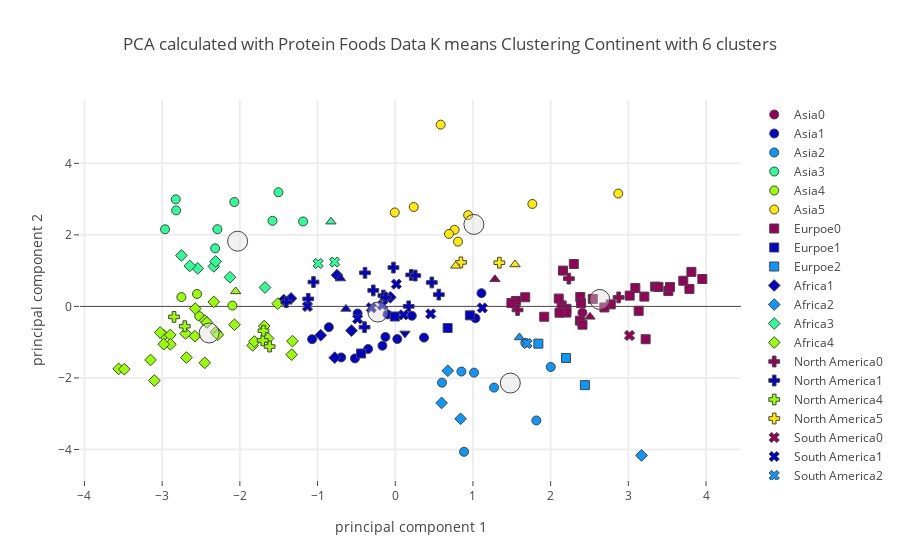

Write notebook code for a chart like this one.
### Code cell
# Calling plotly function 
plot_plotly(protein_group_df,"Continent",continent_centers,6,"Protein Foods",'')

### Figure 1 — Plotly figure (JSON) as saved in the notebook; plotly's stock layout.template omitted (floating-point values rounded to 4 significant figures)
{"data": [{"marker": {"color": "rgb(150,0,90)", "line": {"width": 1}, "size": 9, "symbol": 0}, "mode": "markers", "name": "Asia0", "text": ["Israel"], "type": "scatter", "uid": "5cff388f-ff1f-4071-954f-1cae01f00d6b", "x": [2.409], "y": [-0.1767]}, {"marker": {"color": "rgb(0,0,200)", "line": {"width": 1}, "size": 9, "symbol": 0}, "mode": "markers", "name": "Asia1", "text": ["Afghanistan", "Cyprus", "Georgia", "Iran (Islamic Republic of)", "Iraq", "Jordan", "Kuwait", "Lebanon", "Oman", "Pakistan", "Saudi Arabia", "Tajikistan", "United Arab Emirates", "Yemen"], "type": "scatter", "uid": "b5b4a01f-2915-4fef-a8cb-7d80eb54d54b", "x": [-0.5187, 1.11, 0.3701, -0.1651, -0.4844, 0.0263, 1.033, -0.1268, 0.2132, -0.3491, -0.1002, -0.6961, -0.8549, -1.07], "y": [-1.455, 0.3705, -0.8717, -1.099, -0.1994, -0.9124, -0.3314, -0.8537, -0.2613, -1.19, -0.2242, -1.426, -0.5811, -0.9182]}, {"marker": {"color": "rgb(10,152,255)", "line": {"width": 1}, "size": 9, "symbol": 0}, "mode": "markers", "name": "Asia2", "text": ["Armenia", "Azerbaijan", "Kazakhstan", "Kyrgyzstan", "Mongolia", "Turkey", "Turkmenistan", "Uzbekistan"], "type": "scatter", "uid": "05311bb7-7df0-48a2-a565-91720d476a6d", "x": [1.674, 1.272, 2.001, 0.6016, 0.8852, 0.8515, 1.816, 1.014], "y": [-1.018, -2.269, -1.694, -2.133, -4.063, -1.821, -3.189, -1.852]}, {"marker": {"color": "rgb(44,255,150)", "line": {"width": 1}, "size": 9, "symbol": 0}, "mode": "markers", "name": "Asia3", "text": ["Bangladesh", "Cambodia", "Indonesia", "Lao People's Democratic Republic", "Myanmar", "Philippines", "Sri Lanka", "Thailand", "Viet Nam"], "type": "scatter", "uid": "6edfa0b7-01e5-4dd3-be54-786e002b12a0", "x": [-2.963, -2.825, -2.289, -2.82, -2.071, -1.58, -2.318, -1.186, -1.503], "y": [2.156, 2.993, 2.157, 2.683, 2.918, 2.392, 1.623, 2.374, 3.192]}, {"marker": {"color": "rgb(151,255,0)", "line": {"width": 1}, "size": 9, "symbol": 0}, "mode": "markers", "name": "Asia4", "text": ["Democratic People's Republic of Korea", "India", "Nepal", "Timor-Leste"], "type": "scatter", "uid": "e0bfbae7-4667-4950-9380-6100bb8a619b", "x": [-2.551, -2.096, -2.523, -2.752], "y": [0.3475, 0.02439, -0.2714, 0.2607]}, {"marker": {"color": "rgb(255,234,0)", "line": {"width": 1}, "size": 9, "symbol": 0}, "mode": "markers", "name": "Asia5", "text": ["Brunei Darussalam", "China, Hong Kong SAR", "China, Macao SAR", "China, mainland", "China, Taiwan Province of", "Japan", "Malaysia", "Maldives", "Republic of Korea"], "type": "scatter", "uid": "4be40e42-05a7-449f-86b1-c82d5afed44c", "x": [0.7641, 2.87, 1.765, 0.8072, 0.6916, 0.9381, -0.006129, 0.5844, 0.2378], "y": [2.142, 3.155, 2.865, 1.811, 2.027, 2.551, 2.627, 5.082, 2.779]}, {"marker": {"color": "rgb(150,0,90)", "line": {"width": 1}, "size": 9, "symbol": 1}, "mode": "markers", "name": "Eurpoe0", "text": ["Austria", "Belarus", "Belgium", "Croatia", "Czechia", "Denmark", "Estonia", "Finland", "France", "Germany", "Hungary", "Iceland", "Ireland", "Italy", "Latvia", "Lithuania", "Luxembourg", "Malta", "Montenegro", "Netherlands", "Norway", "Poland", "Portugal", "Russian Federation", "Slovakia", "Slovenia", "Spain", "Sweden", "Switzerland", "Ukraine", "United Kingdom"], "type": "scatter", "uid": "ee0768a3-bf46-48f5-8bcf-d302f37e572c", "x": [3.345, 3.952, 2.141, 1.553, 2.381, 3.387, 3.223, 3.786, 2.774, 3.09, 1.673, 3.017, 2.377, 2.392, 3.133, 3.812, 3.206, 2.104, 2.41, 3.515, 2.543, 3.707, 2.159, 2.692, 1.495, 1.917, 2.298, 3.536, 2.203, 2.203, 2.114], "y": [0.554, 0.7652, 0.027, 0.1516, 0.2632, 0.5441, -0.9178, 0.4882, 0.05658, 0.5125, 0.2556, 0.3014, -0.3982, 0.09001, -0.1242, 0.9653, 0.2745, 0.2191, -0.5105, 0.4291, 0.2094, 0.7168, 1.001, -0.02923, 0.09486, -0.2896, 1.185, 0.5399, -0.0672, -0.1715, -0.1765]}, {"marker": {"color": "rgb(0,0,200)", "line": {"width": 1}, "size": 9, "symbol": 1}, "mode": "markers", "name": "Eurpoe1", "text": ["Bosnia and Herzegovina", "Bulgaria", "Republic of Moldova", "Serbia"], "type": "scatter", "uid": "eb22acc8-0d8a-4e59-961e-8242c6bcf065", "x": [-0.4398, 0.9604, -0.005578, 0.6741], "y": [-1.316, -0.2496, -0.2823, -0.6027]}, {"marker": {"color": "rgb(10,152,255)", "line": {"width": 1}, "size": 9, "symbol": 1}, "mode": "markers", "name": "Eurpoe2", "text": ["Albania", "Greece", "Romania"], "type": "scatter", "uid": "4e1d7ae5-c9f3-4876-8b7e-11a3747129dc", "x": [2.441, 2.198, 1.842], "y": [-2.2, -1.441, -1.041]}, {"marker": {"color": "rgb(44,255,150)", "line": {"width": 1}, "size": 9, "symbol": 1}, "mode": "markers", "name": "Eurpoe3", "text": [], "type": "scatter", "uid": "fef471b9-5bb4-4439-ba3c-cca020115dad", "x": [], "y": []}, {"marker": {"color": "rgb(151,255,0)", "line": {"width": 1}, "size": 9, "symbol": 1}, "mode": "markers", "name": "Eurpoe4", "text": [], "type": "scatter", "uid": "bdf7a616-7777-4d77-b1b1-cf7a0b862231", "x": [], "y": []}, {"marker": {"color": "rgb(255,234,0)", "line": {"width": 1}, "size": 9, "symbol": 1}, "mode": "markers", "name": "Eurpoe5", "text": [], "type": "scatter", "uid": "6c4bf22e-a139-4a6c-ad8c-3be45beff4d0", "x": [], "y": []}, {"marker": {"color": "rgb(150,0,90)", "line": {"width": 1}, "size": 9, "symbol": 2}, "mode": "markers", "name": "Africa0", "text": [], "type": "scatter", "uid": "06a38be9-362b-473c-9b04-828f34a59fa1", "x": [], "y": []}, {"marker": {"color": "rgb(0,0,200)", "line": {"width": 1}, "size": 9, "symbol": 2}, "mode": "markers", "name": "Africa1", "text": ["Congo (note no data in Food suppley tables for DRC)", "Egypt", "Gabon", "Mauritania", "Mauritius", "Sao Tome and Principe", "South Africa"], "type": "scatter", "uid": "76db19c8-f52f-4196-9c93-290dca460bc3", "x": [-1.436, -0.9592, -0.7501, -0.779, -0.06329, -1.341, -0.5635], "y": [0.1791, -0.8056, 0.8739, -1.433, 0.2543, 0.2232, -0.6771]}, {"marker": {"color": "rgb(10,152,255)", "line": {"width": 1}, "size": 9, "symbol": 2}, "mode": "markers", "name": "Africa2", "text": ["Algeria", "Morocco", "Sudan", "Tunisia"], "type": "scatter", "uid": "1da68af5-a0ef-4fbe-a92a-9389fbf66bda", "x": [0.5966, 0.8407, 3.17, 0.6763], "y": [-2.699, -3.143, -4.165, -1.799]}, {"marker": {"color": "rgb(44,255,150)", "line": {"width": 1}, "size": 9, "symbol": 2}, "mode": "markers", "name": "Africa3", "text": ["Gambia", "Guinea", "Guinea-Bissau", "Liberia", "Madagascar", "Senegal", "Sierra Leone"], "type": "scatter", "uid": "7cc54584-ade3-44bf-8731-50a7df4be59a", "x": [-1.676, -2.543, -2.336, -2.313, -2.645, -2.127, -2.752], "y": [0.5279, 1.063, 1.119, 1.255, 1.132, 0.8148, 1.424]}, {"marker": {"color": "rgb(151,255,0)", "line": {"width": 1}, "size": 9, "symbol": 2}, "mode": "markers", "name": "Africa4", "text": ["Angola", "Benin", "Botswana", "Burkina Faso", "Cabo Verde", "Cameroon", "Central African Republic", "Chad", "CÃƒÂ´te d'Ivoire", "Djibouti", "Ethiopia", "Ghana", "Kenya", "Lesotho", "Malawi", "Mali", "Mozambique", "Namibia", "Niger", "Nigeria", "Rwanda", "Eswatini", "Togo", "Uganda", "United Republic of Tanzania", "Zambia", "Zimbabwe"], "type": "scatter", "uid": "1fb57a74-7290-48fc-be6f-4406d266221e", "x": [-1.687, -2.574, -1.323, -2.699, -1.512, -2.979, -1.835, -2.069, -2.336, -1.333, -2.688, -2.45, -2.452, -3.101, -3.56, -2.307, -2.895, -1.637, -3.15, -2.424, -3.487, -1.813, -3.025, -2.894, -2.979, -2.579, -2.284], "y": [-0.5484, -0.06102, -0.9707, -0.7571, 0.0766, -0.8051, -1.09, -0.5123, 0.1268, -1.349, -1.43, -0.3964, -1.577, -2.072, -1.746, -0.72, -0.7983, -0.8966, -1.497, -0.4495, -1.755, -0.9804, -0.7302, -1.059, -1.056, -0.8321, -0.7922]}, {"marker": {"color": "rgb(255,234,0)", "line": {"width": 1}, "size": 9, "symbol": 2}, "mode": "markers", "name": "Africa5", "text": [], "type": "scatter", "uid": "63030c97-60cc-4a7c-874a-0d4605dcb959", "x": [], "y": []}, {"marker": {"color": "rgb(150,0,90)", "line": {"width": 1}, "size": 9, "symbol": 3}, "mode": "markers", "name": "North America0", "text": ["Bermuda", "Canada", "United States of America"], "type": "scatter", "uid": "c59a3212-29bd-42da-bfa3-f33ef0644f0c", "x": [2.234, 1.574, 2.875], "y": [0.7769, -0.1001, 0.2513]}, {"marker": {"color": "rgb(0,0,200)", "line": {"width": 1}, "size": 9, "symbol": 3}, "mode": "markers", "name": "North America1", "text": ["Barbados", "Belize", "Costa Rica", "Cuba", "Dominica", "Dominican Republic", "Grenada", "Jamaica", "Mexico", "Panama", "Saint Kitts and Nevis", "Saint Lucia", "Saint Vincent and the Grenadines", "Trinidad and Tobago"], "type": "scatter", "uid": "06193fe5-0290-414c-b714-7997454760d5", "x": [0.5605, -1.12, -0.1526, -1.402, 0.1727, -1.052, 0.2056, -0.2827, -0.3953, -0.3891, -0.02307, 0.4704, 0.258, -0.1237], "y": [0.3292, 0.2099, 0.3033, 0.118, 0.002044, 0.6811, 0.8799, 0.4469, -0.5807, 0.9398, 1.085, 0.6694, 0.8627, 0.245]}, {"marker": {"color": "rgb(10,152,255)", "line": {"width": 1}, "size": 9, "symbol": 3}, "mode": "markers", "name": "North America2", "text": [], "type": "scatter", "uid": "3a8593d6-cd71-488e-936e-3c24aa7a42b5", "x": [], "y": []}, {"marker": {"color": "rgb(44,255,150)", "line": {"width": 1}, "size": 9, "symbol": 3}, "mode": "markers", "name": "North America3", "text": [], "type": "scatter", "uid": "5e1f3cd4-eedd-44c1-8842-8a0efbab2198", "x": [], "y": []}, {"marker": {"color": "rgb(151,255,0)", "line": {"width": 1}, "size": 9, "symbol": 3}, "mode": "markers", "name": "North America4", "text": ["El Salvador", "Guatemala", "Haiti", "Honduras", "Nicaragua"], "type": "scatter", "uid": "7ed3312e-9832-4e59-9e25-0b674b9d1b0c", "x": [-1.617, -1.706, -2.847, -1.696, -2.709], "y": [-1.122, -0.949, -0.2932, -0.6803, -0.5538]}, {"marker": {"color": "rgb(255,234,0)", "line": {"width": 1}, "size": 9, "symbol": 3}, "mode": "markers", "name": "North America5", "text": ["Antigua and Barbuda", "Bahamas"], "type": "scatter", "uid": "1e15bce5-fbac-44c4-98c7-6a96ef19a221", "x": [0.8453, 1.34], "y": [1.231, 1.221]}, {"marker": {"color": "rgb(150,0,90)", "line": {"width": 1}, "size": 9, "symbol": 4}, "mode": "markers", "name": "South America0", "text": ["Argentina"], "type": "scatter", "uid": "bde19fa0-622c-4ba3-9e3c-c9cb4126d2a6", "x": [3.015], "y": [-0.8129]}, {"marker": {"color": "rgb(0,0,200)", "line": {"width": 1}, "size": 9, "symbol": 4}, "mode": "markers", "name": "South America1", "text": ["Bolivia (Plurinational State of)", "Brazil", "Chile", "Colombia", "Ecuador", "Paraguay", "Peru", "Venezuela (Bolivarian Republic of)"], "type": "scatter", "uid": "0f98eea1-46a6-41e2-a0b5-6a6391f95a96", "x": [-0.4843, 0.4567, 1.12, -0.3074, 0.01381, 0.1062, -1.13, -0.165], "y": [-0.3477, -0.2102, -0.04205, -0.03675, 0.6222, -0.2359, -0.003202, 0.03305]}, {"marker": {"color": "rgb(10,152,255)", "line": {"width": 1}, "size": 9, "symbol": 4}, "mode": "markers", "name": "South America2", "text": ["Uruguay"], "type": "scatter", "uid": "7deabd1a-e737-4e50-beb4-19e7fe6747ec", "x": [1.695], "y": [-1.035]}, {"marker": {"color": "rgb(44,255,150)", "line": {"width": 1}, "size": 9, "symbol": 4}, "mode": "markers", "name": "South America3", "text": ["Guyana", "Suriname"], "type": "scatter", "uid": "76cda856-bf63-420b-9c64-9c6390cac8b5", "x": [-0.992, -0.7798], "y": [1.2, 1.24]}, {"marker": {"color": "rgb(151,255,0)", "line": {"width": 1}, "size": 9, "symbol": 4}, "mode": "markers", "name": "South America4", "text": [], "type": "scatter", "uid": "308945c9-62a7-47a9-948f-4c0b33a9e157", "x": [], "y": []}, {"marker": {"color": "rgb(255,234,0)", "line": {"width": 1}, "size": 9, "symbol": 4}, "mode": "markers", "name": "South America5", "text": [], "type": "scatter", "uid": "954ef035-910e-4023-962e-b3233c6bacc1", "x": [], "y": []}, {"marker": {"color": "rgb(150,0,90)", "line": {"width": 1}, "size": 9, "symbol": 5}, "mode": "markers", "name": "Australia0", "text": ["Australia", "New Caledonia"], "type": "scatter", "uid": "21ed24e5-caa2-4396-9b48-3e4a237f3568", "x": [2.506, 1.283], "y": [-0.2917, 0.7575]}, {"marker": {"color": "rgb(0,0,200)", "line": {"width": 1}, "size": 9, "symbol": 5}, "mode": "markers", "name": "Australia1", "text": ["Fiji", "Vanuatu"], "type": "scatter", "uid": "26a44f71-2b30-435d-bf93-ecdc97f6f515", "x": [-0.6347, -0.7034], "y": [-0.07026, 0.7783]}, {"marker": {"color": "rgb(10,152,255)", "line": {"width": 1}, "size": 9, "symbol": 5}, "mode": "markers", "name": "Australia2", "text": ["New Zealand"], "type": "scatter", "uid": "e297ab0a-a3b2-414a-9039-dce6e8b973e4", "x": [1.598], "y": [-0.8674]}, {"marker": {"color": "rgb(44,255,150)", "line": {"width": 1}, "size": 9, "symbol": 5}, "mode": "markers", "name": "Australia3", "text": ["Kiribati"], "type": "scatter", "uid": "17ed27fb-ee36-4cf5-9cca-d350ed89f569", "x": [-0.8278], "y": [2.369]}, {"marker": {"color": "rgb(151,255,0)", "line": {"width": 1}, "size": 9, "symbol": 5}, "mode": "markers", "name": "Australia4", "text": ["Solomon Islands"], "type": "scatter", "uid": "c474a170-13de-4316-84c4-c68abe00f8b9", "x": [-2.054], "y": [0.4198]}, {"marker": {"color": "rgb(255,234,0)", "line": {"width": 1}, "size": 9, "symbol": 5}, "mode": "markers", "name": "Australia5", "text": ["French Polynesia", "Samoa"], "type": "scatter", "uid": "f82207ec-87d5-42e4-9519-349c211e169f", "x": [1.541, 0.778], "y": [1.173, 1.134]}, {"marker": {"color": "rgb(150,0,90)", "line": {"width": 1}, "size": 9, "symbol": 6}, "mode": "markers", "name": "Europe0", "text": [], "type": "scatter", "uid": "dc0da026-e0a2-46b0-b25f-0275c71fe2a0", "x": [], "y": []}, {"marker": {"color": "rgb(0,0,200)", "line": {"width": 1}, "size": 9, "symbol": 6}, "mode": "markers", "name": "Europe1", "text": ["North Macedonia"], "type": "scatter", "uid": "e73aacf7-d261-4a08-8a2c-e4ef21a082a3", "x": [0.1249], "y": [-0.7541]}, {"marker": {"color": "rgb(10,152,255)", "line": {"width": 1}, "size": 9, "symbol": 6}, "mode": "markers", "name": "Europe2", "text": [], "type": "scatter", "uid": "9b99b79b-a995-45a2-a128-6ef2ea86b4a2", "x": [], "y": []}, {"marker": {"color": "rgb(44,255,150)", "line": {"width": 1}, "size": 9, "symbol": 6}, "mode": "markers", "name": "Europe3", "text": [], "type": "scatter", "uid": "fabe3a02-8208-4ae6-8766-da9811e212f6", "x": [], "y": []}, {"marker": {"color": "rgb(151,255,0)", "line": {"width": 1}, "size": 9, "symbol": 6}, "mode": "markers", "name": "Europe4", "text": [], "type": "scatter", "uid": "ed4d1ca2-e04b-4327-ba85-991b96987e3f", "x": [], "y": []}, {"marker": {"color": "rgb(255,234,0)", "line": {"width": 1}, "size": 9, "symbol": 6}, "mode": "markers", "name": "Europe5", "text": [], "type": "scatter", "uid": "ca28d235-0e00-4996-9d63-24019d17a851", "x": [], "y": []}, {"marker": {"color": "rgba(220, 220, 220, .4)", "line": {"width": 1}, "size": 20}, "mode": "markers", "name": "Center", "type": "scatter", "uid": "0633d28e-f0c5-48d5-99b4-64141b4fe2bd", "x": [2.632, -0.2239, 1.481, -2.029, -2.395, 1.012], "y": [0.1938, -0.1573, -2.143, 1.823, -0.7432, 2.292]}], "layout": {"hovermode": "closest", "showlegend": true, "title": {"text": "PCA calculated with Protein Foods Data K means Clustering Continent with 6 clusters"}, "xaxis": {"gridwidth": 2, "ticklen": 5, "title": {"text": "principal component 1"}, "zeroline": false}, "yaxis": {"gridwidth": 2, "ticklen": 5, "title": {"text": "principal component 2"}}}}
